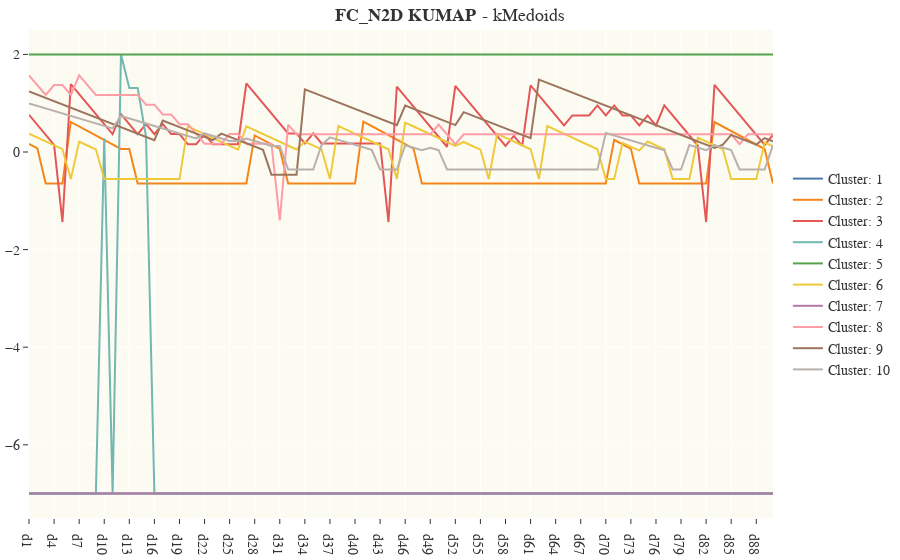

The notebook cell this image was saved under:
### Code cell
plot_centers(S2_centers, sol_location = S2_location, sol_name=S2_name, alg='KUMAP', k = 'k10')

### Figure 1 — Plotly figure (JSON) as saved in the notebook; plotly's stock layout.template omitted (floating-point values rounded to 4 significant figures)
{"data": [{"hovertemplate": "%{y:.1f}", "line": {"color": "#4C78A8", "width": 2}, "mode": "lines", "name": "Cluster: 1", "type": "scatter", "x": ["d1", "d2", "d3", "d4", "d5", "d6", "d7", "d8", "d9", "d10", "d11", "d12", "d13", "d14", "d15", "d16", "d17", "d18", "d19", "d20", "d21", "d22", "d23", "d24", "d25", "d26", "d27", "d28", "d29", "d30", "d31", "d32", "d33", "d34", "d35", "d36", "d37", "d38", "d39", "d40", "d41", "d42", "d43", "d44", "d45", "d46", "d47", "d48", "d49", "d50", "d51", "d52", "d53", "d54", "d55", "d56", "d57", "d58", "d59", "d60", "d61", "d62", "d63", "d64", "d65", "d66", "d67", "d68", "d69", "d70", "d71", "d72", "d73", "d74", "d75", "d76", "d77", "d78", "d79", "d80", "d81", "d82", "d83", "d84", "d85", "d86", "d87", "d88", "d89", "d90"], "y": [-7, -7, -7, -7, -7, -7, -7, -7, -7, -7, -7, -7, -7, -7, -7, -7, -7, -7, -7, -7, -7, -7, -7, -7, -7, -7, -7, -7, -7, -7, -7, -7, -7, -7, -7, -7, -7, -7, -7, -7, -7, -7, -7, -7, -7, -7, -7, -7, -7, -7, -7, -7, -7, -7, -7, -7, -7, -7, -7, -7, -7, -7, -7, -7, -7, -7, -7, -7, -7, -7, -7, -7, -7, -7, -7, -7, -7, -7, -7, -7, -7, -7, -7, -7, -7, -7, -7, -7, -7, -7]}, {"hovertemplate": "%{y:.1f}", "line": {"color": "#F58518", "width": 2}, "mode": "lines", "name": "Cluster: 2", "type": "scatter", "x": ["d1", "d2", "d3", "d4", "d5", "d6", "d7", "d8", "d9", "d10", "d11", "d12", "d13", "d14", "d15", "d16", "d17", "d18", "d19", "d20", "d21", "d22", "d23", "d24", "d25", "d26", "d27", "d28", "d29", "d30", "d31", "d32", "d33", "d34", "d35", "d36", "d37", "d38", "d39", "d40", "d41", "d42", "d43", "d44", "d45", "d46", "d47", "d48", "d49", "d50", "d51", "d52", "d53", "d54", "d55", "d56", "d57", "d58", "d59", "d60", "d61", "d62", "d63", "d64", "d65", "d66", "d67", "d68", "d69", "d70", "d71", "d72", "d73", "d74", "d75", "d76", "d77", "d78", "d79", "d80", "d81", "d82", "d83", "d84", "d85", "d86", "d87", "d88", "d89", "d90"], "y": [0.1668, 0.07457, -0.6456, -0.6456, -0.6456, 0.6154, 0.5232, 0.431, 0.3387, 0.2465, 0.1543, 0.06204, 0.06204, -0.6456, -0.6456, -0.6456, -0.6456, -0.6456, -0.6456, -0.6456, -0.6456, -0.6456, -0.6456, -0.6456, -0.6456, -0.6456, -0.6456, 0.3392, 0.247, 0.1548, 0.06253, -0.6456, -0.6456, -0.6456, -0.6456, -0.6456, -0.6456, -0.6456, -0.6456, -0.6456, 0.6227, 0.5305, 0.4382, 0.346, 0.2538, 0.1615, 0.06931, -0.6456, -0.6456, -0.6456, -0.6456, -0.6456, -0.6456, -0.6456, -0.6456, -0.6456, -0.6456, -0.6456, -0.6456, -0.6456, -0.6456, -0.6456, -0.6456, -0.6456, -0.6456, -0.6456, -0.6456, -0.6456, -0.6456, -0.6456, 0.2485, 0.1562, 0.06401, -0.6456, -0.6456, -0.6456, -0.6456, -0.6456, -0.6456, -0.6456, -0.6456, -0.6456, 0.6142, 0.522, 0.4297, 0.3375, 0.2453, 0.153, 0.06079, -0.6456]}, {"hovertemplate": "%{y:.1f}", "line": {"color": "#E45756", "width": 2}, "mode": "lines", "name": "Cluster: 3", "type": "scatter", "x": ["d1", "d2", "d3", "d4", "d5", "d6", "d7", "d8", "d9", "d10", "d11", "d12", "d13", "d14", "d15", "d16", "d17", "d18", "d19", "d20", "d21", "d22", "d23", "d24", "d25", "d26", "d27", "d28", "d29", "d30", "d31", "d32", "d33", "d34", "d35", "d36", "d37", "d38", "d39", "d40", "d41", "d42", "d43", "d44", "d45", "d46", "d47", "d48", "d49", "d50", "d51", "d52", "d53", "d54", "d55", "d56", "d57", "d58", "d59", "d60", "d61", "d62", "d63", "d64", "d65", "d66", "d67", "d68", "d69", "d70", "d71", "d72", "d73", "d74", "d75", "d76", "d77", "d78", "d79", "d80", "d81", "d82", "d83", "d84", "d85", "d86", "d87", "d88", "d89", "d90"], "y": [0.7623, 0.5572, 0.3521, 0.147, -1.436, 1.392, 1.187, 0.9817, 0.7766, 0.5715, 0.3665, 0.7766, 0.5715, 0.3665, 0.5715, 0.3665, 0.5715, 0.3665, 0.3665, 0.1614, 0.1614, 0.3665, 0.1614, 0.1614, 0.1614, 0.1614, 1.406, 1.201, 0.9962, 0.7911, 0.586, 0.3809, 0.3809, 0.1758, 0.3809, 0.1758, 0.1758, 0.1758, 0.1758, 0.1758, 0.1758, 0.1758, 0.1758, -1.436, 1.338, 1.133, 0.9277, 0.7226, 0.5176, 0.3125, 0.1074, 1.354, 1.149, 0.9443, 0.7392, 0.5341, 0.329, 0.1239, 0.329, 0.1239, 1.364, 1.159, 0.9536, 0.7485, 0.5434, 0.7485, 0.7485, 0.7485, 0.9536, 0.7485, 0.9536, 0.7485, 0.7485, 0.5434, 0.7485, 0.5434, 0.9536, 0.7485, 0.5434, 0.3384, 0.1333, -1.436, 1.376, 1.171, 0.966, 0.7609, 0.5559, 0.3508, 0.1457, 0.3508]}, {"hovertemplate": "%{y:.1f}", "line": {"color": "#72B7B2", "width": 2}, "mode": "lines", "name": "Cluster: 4", "type": "scatter", "x": ["d1", "d2", "d3", "d4", "d5", "d6", "d7", "d8", "d9", "d10", "d11", "d12", "d13", "d14", "d15", "d16", "d17", "d18", "d19", "d20", "d21", "d22", "d23", "d24", "d25", "d26", "d27", "d28", "d29", "d30", "d31", "d32", "d33", "d34", "d35", "d36", "d37", "d38", "d39", "d40", "d41", "d42", "d43", "d44", "d45", "d46", "d47", "d48", "d49", "d50", "d51", "d52", "d53", "d54", "d55", "d56", "d57", "d58", "d59", "d60", "d61", "d62", "d63", "d64", "d65", "d66", "d67", "d68", "d69", "d70", "d71", "d72", "d73", "d74", "d75", "d76", "d77", "d78", "d79", "d80", "d81", "d82", "d83", "d84", "d85", "d86", "d87", "d88", "d89", "d90"], "y": [-7, -7, -7, -7, -7, -7, -7, -7, -7, 0.2808, -7, 2, 1.313, 1.313, 0.3132, -7, -7, -7, -7, -7, -7, -7, -7, -7, -7, -7, -7, -7, -7, -7, -7, -7, -7, -7, -7, -7, -7, -7, -7, -7, -7, -7, -7, -7, -7, -7, -7, -7, -7, -7, -7, -7, -7, -7, -7, -7, -7, -7, -7, -7, -7, -7, -7, -7, -7, -7, -7, -7, -7, -7, -7, -7, -7, -7, -7, -7, -7, -7, -7, -7, -7, -7, -7, -7, -7, -7, -7, -7, -7, -7]}, {"hovertemplate": "%{y:.1f}", "line": {"color": "#54A24B", "width": 2}, "mode": "lines", "name": "Cluster: 5", "type": "scatter", "x": ["d1", "d2", "d3", "d4", "d5", "d6", "d7", "d8", "d9", "d10", "d11", "d12", "d13", "d14", "d15", "d16", "d17", "d18", "d19", "d20", "d21", "d22", "d23", "d24", "d25", "d26", "d27", "d28", "d29", "d30", "d31", "d32", "d33", "d34", "d35", "d36", "d37", "d38", "d39", "d40", "d41", "d42", "d43", "d44", "d45", "d46", "d47", "d48", "d49", "d50", "d51", "d52", "d53", "d54", "d55", "d56", "d57", "d58", "d59", "d60", "d61", "d62", "d63", "d64", "d65", "d66", "d67", "d68", "d69", "d70", "d71", "d72", "d73", "d74", "d75", "d76", "d77", "d78", "d79", "d80", "d81", "d82", "d83", "d84", "d85", "d86", "d87", "d88", "d89", "d90"], "y": [2, 2, 2, 2, 2, 2, 2, 2, 2, 2, 2, 2, 2, 2, 2, 2, 2, 2, 2, 2, 2, 2, 2, 2, 2, 2, 2, 2, 2, 2, 2, 2, 2, 2, 2, 2, 2, 2, 2, 2, 2, 2, 2, 2, 2, 2, 2, 2, 2, 2, 2, 2, 2, 2, 2, 2, 2, 2, 2, 2, 2, 2, 2, 2, 2, 2, 2, 2, 2, 2, 2, 2, 2, 2, 2, 2, 2, 2, 2, 2, 2, 2, 2, 2, 2, 2, 2, 2, 2, 2]}, {"hovertemplate": "%{y:.1f}", "line": {"color": "#EECA3B", "width": 2}, "mode": "lines", "name": "Cluster: 6", "type": "scatter", "x": ["d1", "d2", "d3", "d4", "d5", "d6", "d7", "d8", "d9", "d10", "d11", "d12", "d13", "d14", "d15", "d16", "d17", "d18", "d19", "d20", "d21", "d22", "d23", "d24", "d25", "d26", "d27", "d28", "d29", "d30", "d31", "d32", "d33", "d34", "d35", "d36", "d37", "d38", "d39", "d40", "d41", "d42", "d43", "d44", "d45", "d46", "d47", "d48", "d49", "d50", "d51", "d52", "d53", "d54", "d55", "d56", "d57", "d58", "d59", "d60", "d61", "d62", "d63", "d64", "d65", "d66", "d67", "d68", "d69", "d70", "d71", "d72", "d73", "d74", "d75", "d76", "d77", "d78", "d79", "d80", "d81", "d82", "d83", "d84", "d85", "d86", "d87", "d88", "d89", "d90"], "y": [0.3754, 0.2961, 0.2167, 0.1374, 0.05804, -0.5554, 0.2124, 0.1331, 0.05373, -0.5554, -0.5554, -0.5554, -0.5554, -0.5554, -0.5554, -0.5554, -0.5554, -0.5554, -0.5554, 0.5235, 0.4442, 0.3649, 0.2855, 0.2062, 0.1268, 0.04746, 0.5273, 0.4479, 0.3686, 0.2892, 0.2099, 0.1305, 0.05117, 0.2127, 0.1333, 0.05399, -0.5554, 0.5324, 0.4531, 0.3737, 0.2944, 0.2151, 0.1357, 0.05636, -0.5554, 0.6024, 0.523, 0.4437, 0.3643, 0.285, 0.2056, 0.1263, 0.2056, 0.1263, 0.04693, -0.5554, 0.3728, 0.2935, 0.2141, 0.1348, 0.05541, -0.5554, 0.5327, 0.4533, 0.374, 0.2946, 0.2153, 0.1359, 0.0566, -0.5554, -0.5554, 0.1882, 0.1089, 0.02954, 0.2145, 0.1352, 0.05585, -0.5554, -0.5554, -0.5554, 0.2939, 0.2146, 0.1394, 0.05588, -0.5554, -0.5554, -0.5554, -0.5554, 0.1966, 0.1173]}, {"hovertemplate": "%{y:.1f}", "line": {"color": "#B279A2", "width": 2}, "mode": "lines", "name": "Cluster: 7", "type": "scatter", "x": ["d1", "d2", "d3", "d4", "d5", "d6", "d7", "d8", "d9", "d10", "d11", "d12", "d13", "d14", "d15", "d16", "d17", "d18", "d19", "d20", "d21", "d22", "d23", "d24", "d25", "d26", "d27", "d28", "d29", "d30", "d31", "d32", "d33", "d34", "d35", "d36", "d37", "d38", "d39", "d40", "d41", "d42", "d43", "d44", "d45", "d46", "d47", "d48", "d49", "d50", "d51", "d52", "d53", "d54", "d55", "d56", "d57", "d58", "d59", "d60", "d61", "d62", "d63", "d64", "d65", "d66", "d67", "d68", "d69", "d70", "d71", "d72", "d73", "d74", "d75", "d76", "d77", "d78", "d79", "d80", "d81", "d82", "d83", "d84", "d85", "d86", "d87", "d88", "d89", "d90"], "y": [-7, -7, -7, -7, -7, -7, -7, -7, -7, -7, -7, -7, -7, -7, -7, -7, -7, -7, -7, -7, -7, -7, -7, -7, -7, -7, -7, -7, -7, -7, -7, -7, -7, -7, -7, -7, -7, -7, -7, -7, -7, -7, -7, -7, -7, -7, -7, -7, -7, -7, -7, -7, -7, -7, -7, -7, -7, -7, -7, -7, -7, -7, -7, -7, -7, -7, -7, -7, -7, -7, -7, -7, -7, -7, -7, -7, -7, -7, -7, -7, -7, -7, -7, -7, -7, -7, -7, -7, -7, -7]}, {"hovertemplate": "%{y:.1f}", "line": {"color": "#FF9DA6", "width": 2}, "mode": "lines", "name": "Cluster: 8", "type": "scatter", "x": ["d1", "d2", "d3", "d4", "d5", "d6", "d7", "d8", "d9", "d10", "d11", "d12", "d13", "d14", "d15", "d16", "d17", "d18", "d19", "d20", "d21", "d22", "d23", "d24", "d25", "d26", "d27", "d28", "d29", "d30", "d31", "d32", "d33", "d34", "d35", "d36", "d37", "d38", "d39", "d40", "d41", "d42", "d43", "d44", "d45", "d46", "d47", "d48", "d49", "d50", "d51", "d52", "d53", "d54", "d55", "d56", "d57", "d58", "d59", "d60", "d61", "d62", "d63", "d64", "d65", "d66", "d67", "d68", "d69", "d70", "d71", "d72", "d73", "d74", "d75", "d76", "d77", "d78", "d79", "d80", "d81", "d82", "d83", "d84", "d85", "d86", "d87", "d88", "d89", "d90"], "y": [1.571, 1.371, 1.171, 1.371, 1.371, 1.171, 1.571, 1.371, 1.171, 1.171, 1.171, 1.171, 1.171, 1.171, 0.9706, 0.9706, 0.7706, 0.7706, 0.5706, 0.5706, 0.3706, 0.1706, 0.1706, 0.1706, 0.3706, 0.3706, 0.1706, 0.1706, 0.1706, 0.1706, -1.4, 0.5618, 0.3618, 0.3618, 0.3618, 0.3618, 0.3618, 0.3618, 0.3618, 0.3618, 0.3618, 0.3618, 0.3618, 0.3618, 0.3618, 0.3618, 0.3618, 0.3618, 0.3618, 0.5618, 0.3618, 0.1618, 0.3618, 0.3618, 0.3618, 0.3618, 0.3618, 0.3618, 0.3618, 0.3618, 0.3618, 0.3618, 0.3618, 0.3618, 0.3618, 0.3618, 0.3618, 0.3618, 0.3618, 0.3618, 0.3618, 0.3618, 0.3618, 0.3618, 0.3618, 0.3618, 0.3618, 0.3618, 0.3618, 0.3618, 0.3618, 0.3618, 0.3618, 0.3618, 0.3618, 0.1618, 0.3618, 0.3618, 0.3618, 0.3618]}, {"hovertemplate": "%{y:.1f}", "line": {"color": "#9D755D", "width": 2}, "mode": "lines", "name": "Cluster: 9", "type": "scatter", "x": ["d1", "d2", "d3", "d4", "d5", "d6", "d7", "d8", "d9", "d10", "d11", "d12", "d13", "d14", "d15", "d16", "d17", "d18", "d19", "d20", "d21", "d22", "d23", "d24", "d25", "d26", "d27", "d28", "d29", "d30", "d31", "d32", "d33", "d34", "d35", "d36", "d37", "d38", "d39", "d40", "d41", "d42", "d43", "d44", "d45", "d46", "d47", "d48", "d49", "d50", "d51", "d52", "d53", "d54", "d55", "d56", "d57", "d58", "d59", "d60", "d61", "d62", "d63", "d64", "d65", "d66", "d67", "d68", "d69", "d70", "d71", "d72", "d73", "d74", "d75", "d76", "d77", "d78", "d79", "d80", "d81", "d82", "d83", "d84", "d85", "d86", "d87", "d88", "d89", "d90"], "y": [1.241, 1.174, 1.108, 1.041, 0.9749, 0.9084, 0.8419, 0.7754, 0.7089, 0.6424, 0.5759, 0.5094, 0.4429, 0.3764, 0.3099, 0.2434, 0.6424, 0.5759, 0.5094, 0.4429, 0.3764, 0.3099, 0.2434, 0.3764, 0.3099, 0.2434, 0.1769, 0.1104, 0.04391, -0.4655, -0.4655, -0.4655, -0.4655, 1.283, 1.216, 1.15, 1.083, 1.017, 0.9503, 0.8838, 0.8173, 0.7508, 0.6843, 0.6178, 0.5513, 0.9503, 0.8838, 0.8173, 0.7508, 0.6843, 0.6178, 0.5513, 0.8173, 0.7508, 0.6843, 0.6178, 0.5513, 0.4848, 0.4183, 0.3518, 0.2853, 1.482, 1.416, 1.349, 1.283, 1.216, 1.15, 1.083, 1.017, 0.9503, 0.8838, 0.8173, 0.7508, 0.6843, 0.6178, 0.5513, 0.4848, 0.4183, 0.3518, 0.2853, 0.2188, 0.1523, 0.08581, 0.1523, 0.3518, 0.2853, 0.2188, 0.1523, 0.2853, 0.2188]}, {"hovertemplate": "%{y:.1f}", "line": {"color": "#BAB0AC", "width": 2}, "mode": "lines", "name": "Cluster: 10", "type": "scatter", "x": ["d1", "d2", "d3", "d4", "d5", "d6", "d7", "d8", "d9", "d10", "d11", "d12", "d13", "d14", "d15", "d16", "d17", "d18", "d19", "d20", "d21", "d22", "d23", "d24", "d25", "d26", "d27", "d28", "d29", "d30", "d31", "d32", "d33", "d34", "d35", "d36", "d37", "d38", "d39", "d40", "d41", "d42", "d43", "d44", "d45", "d46", "d47", "d48", "d49", "d50", "d51", "d52", "d53", "d54", "d55", "d56", "d57", "d58", "d59", "d60", "d61", "d62", "d63", "d64", "d65", "d66", "d67", "d68", "d69", "d70", "d71", "d72", "d73", "d74", "d75", "d76", "d77", "d78", "d79", "d80", "d81", "d82", "d83", "d84", "d85", "d86", "d87", "d88", "d89", "d90"], "y": [0.9949, 0.9437, 0.8925, 0.8413, 0.7901, 0.7389, 0.6877, 0.6366, 0.5854, 0.5342, 0.483, 0.7389, 0.6877, 0.6366, 0.5854, 0.5342, 0.483, 0.4318, 0.3806, 0.3294, 0.2782, 0.3806, 0.3294, 0.2782, 0.227, 0.227, 0.2782, 0.227, 0.1759, 0.1247, 0.1247, -0.3583, -0.3583, -0.3583, -0.3583, 0.1456, 0.2992, 0.248, 0.1968, 0.1456, 0.09443, 0.04324, -0.3583, -0.3583, -0.3583, 0.1381, 0.08688, 0.03571, 0.0869, 0.03695, -0.3583, -0.3583, -0.3583, -0.3583, -0.3583, -0.3583, -0.3583, -0.3583, -0.3583, -0.3583, -0.3583, -0.3583, -0.3583, -0.3583, -0.3583, -0.3583, -0.3583, -0.3583, -0.3583, 0.3904, 0.3392, 0.2881, 0.2369, 0.1857, 0.1345, 0.08604, 0.03485, -0.3583, -0.3583, 0.1413, 0.09016, 0.03738, 0.1401, 0.08888, 0.03768, -0.3583, -0.3583, -0.3583, -0.3583, 0.141]}, {"hovertemplate": "%{y:.1f}", "line": {"color": "#4C78A8", "width": 2}, "mode": "lines", "name": "Cluster: 11", "type": "scatter", "x": ["d1", "d2", "d3", "d4", "d5", "d6", "d7", "d8", "d9", "d10", "d11", "d12", "d13", "d14", "d15", "d16", "d17", "d18", "d19", "d20", "d21", "d22", "d23", "d24", "d25", "d26", "d27", "d28", "d29", "d30", "d31", "d32", "d33", "d34", "d35", "d36", "d37", "d38", "d39", "d40", "d41", "d42", "d43", "d44", "d45", "d46", "d47", "d48", "d49", "d50", "d51", "d52", "d53", "d54", "d55", "d56", "d57", "d58", "d59", "d60", "d61", "d62", "d63", "d64", "d65", "d66", "d67", "d68", "d69", "d70", "d71", "d72", "d73", "d74", "d75", "d76", "d77", "d78", "d79", "d80", "d81", "d82", "d83", "d84", "d85", "d86", "d87", "d88", "d89", "d90"], "y": []}, {"hovertemplate": "%{y:.1f}", "line": {"color": "#F58518", "width": 2}, "mode": "lines", "name": "Cluster: 12", "type": "scatter", "x": ["d1", "d2", "d3", "d4", "d5", "d6", "d7", "d8", "d9", "d10", "d11", "d12", "d13", "d14", "d15", "d16", "d17", "d18", "d19", "d20", "d21", "d22", "d23", "d24", "d25", "d26", "d27", "d28", "d29", "d30", "d31", "d32", "d33", "d34", "d35", "d36", "d37", "d38", "d39", "d40", "d41", "d42", "d43", "d44", "d45", "d46", "d47", "d48", "d49", "d50", "d51", "d52", "d53", "d54", "d55", "d56", "d57", "d58", "d59", "d60", "d61", "d62", "d63", "d64", "d65", "d66", "d67", "d68", "d69", "d70", "d71", "d72", "d73", "d74", "d75", "d76", "d77", "d78", "d79", "d80", "d81", "d82", "d83", "d84", "d85", "d86", "d87", "d88", "d89", "d90"], "y": []}, {"hovertemplate": "%{y:.1f}", "line": {"color": "#E45756", "width": 2}, "mode": "lines", "name": "Cluster: 13", "type": "scatter", "x": ["d1", "d2", "d3", "d4", "d5", "d6", "d7", "d8", "d9", "d10", "d11", "d12", "d13", "d14", "d15", "d16", "d17", "d18", "d19", "d20", "d21", "d22", "d23", "d24", "d25", "d26", "d27", "d28", "d29", "d30", "d31", "d32", "d33", "d34", "d35", "d36", "d37", "d38", "d39", "d40", "d41", "d42", "d43", "d44", "d45", "d46", "d47", "d48", "d49", "d50", "d51", "d52", "d53", "d54", "d55", "d56", "d57", "d58", "d59", "d60", "d61", "d62", "d63", "d64", "d65", "d66", "d67", "d68", "d69", "d70", "d71", "d72", "d73", "d74", "d75", "d76", "d77", "d78", "d79", "d80", "d81", "d82", "d83", "d84", "d85", "d86", "d87", "d88", "d89", "d90"], "y": []}, {"hovertemplate": "%{y:.1f}", "line": {"color": "#72B7B2", "width": 2}, "mode": "lines", "name": "Cluster: 14", "type": "scatter", "x": ["d1", "d2", "d3", "d4", "d5", "d6", "d7", "d8", "d9", "d10", "d11", "d12", "d13", "d14", "d15", "d16", "d17", "d18", "d19", "d20", "d21", "d22", "d23", "d24", "d25", "d26", "d27", "d28", "d29", "d30", "d31", "d32", "d33", "d34", "d35", "d36", "d37", "d38", "d39", "d40", "d41", "d42", "d43", "d44", "d45", "d46", "d47", "d48", "d49", "d50", "d51", "d52", "d53", "d54", "d55", "d56", "d57", "d58", "d59", "d60", "d61", "d62", "d63", "d64", "d65", "d66", "d67", "d68", "d69", "d70", "d71", "d72", "d73", "d74", "d75", "d76", "d77", "d78", "d79", "d80", "d81", "d82", "d83", "d84", "d85", "d86", "d87", "d88", "d89", "d90"], "y": []}, {"hovertemplate": "%{y:.1f}", "line": {"color": "#54A24B", "width": 2}, "mode": "lines", "name": "Cluster: 15", "type": "scatter", "x": ["d1", "d2", "d3", "d4", "d5", "d6", "d7", "d8", "d9", "d10", "d11", "d12", "d13", "d14", "d15", "d16", "d17", "d18", "d19", "d20", "d21", "d22", "d23", "d24", "d25", "d26", "d27", "d28", "d29", "d30", "d31", "d32", "d33", "d34", "d35", "d36", "d37", "d38", "d39", "d40", "d41", "d42", "d43", "d44", "d45", "d46", "d47", "d48", "d49", "d50", "d51", "d52", "d53", "d54", "d55", "d56", "d57", "d58", "d59", "d60", "d61", "d62", "d63", "d64", "d65", "d66", "d67", "d68", "d69", "d70", "d71", "d72", "d73", "d74", "d75", "d76", "d77", "d78", "d79", "d80", "d81", "d82", "d83", "d84", "d85", "d86", "d87", "d88", "d89", "d90"], "y": []}, {"hovertemplate": "%{y:.1f}", "line": {"color": "#EECA3B", "width": 2}, "mode": "lines", "name": "Cluster: 16", "type": "scatter", "x": ["d1", "d2", "d3", "d4", "d5", "d6", "d7", "d8", "d9", "d10", "d11", "d12", "d13", "d14", "d15", "d16", "d17", "d18", "d19", "d20", "d21", "d22", "d23", "d24", "d25", "d26", "d27", "d28", "d29", "d30", "d31", "d32", "d33", "d34", "d35", "d36", "d37", "d38", "d39", "d40", "d41", "d42", "d43", "d44", "d45", "d46", "d47", "d48", "d49", "d50", "d51", "d52", "d53", "d54", "d55", "d56", "d57", "d58", "d59", "d60", "d61", "d62", "d63", "d64", "d65", "d66", "d67", "d68", "d69", "d70", "d71", "d72", "d73", "d74", "d75", "d76", "d77", "d78", "d79", "d80", "d81", "d82", "d83", "d84", "d85", "d86", "d87", "d88", "d89", "d90"], "y": []}, {"hovertemplate": "%{y:.1f}", "line": {"color": "#B279A2", "width": 2}, "mode": "lines", "name": "Cluster: 17", "type": "scatter", "x": ["d1", "d2", "d3", "d4", "d5", "d6", "d7", "d8", "d9", "d10", "d11", "d12", "d13", "d14", "d15", "d16", "d17", "d18", "d19", "d20", "d21", "d22", "d23", "d24", "d25", "d26", "d27", "d28", "d29", "d30", "d31", "d32", "d33", "d34", "d35", "d36", "d37", "d38", "d39", "d40", "d41", "d42", "d43", "d44", "d45", "d46", "d47", "d48", "d49", "d50", "d51", "d52", "d53", "d54", "d55", "d56", "d57", "d58", "d59", "d60", "d61", "d62", "d63", "d64", "d65", "d66", "d67", "d68", "d69", "d70", "d71", "d72", "d73", "d74", "d75", "d76", "d77", "d78", "d79", "d80", "d81", "d82", "d83", "d84", "d85", "d86", "d87", "d88", "d89", "d90"], "y": []}, {"hovertemplate": "%{y:.1f}", "line": {"color": "#FF9DA6", "width": 2}, "mode": "lines", "name": "Cluster: 18", "type": "scatter", "x": ["d1", "d2", "d3", "d4", "d5", "d6", "d7", "d8", "d9", "d10", "d11", "d12", "d13", "d14", "d15", "d16", "d17", "d18", "d19", "d20", "d21", "d22", "d23", "d24", "d25", "d26", "d27", "d28", "d29", "d30", "d31", "d32", "d33", "d34", "d35", "d36", "d37", "d38", "d39", "d40", "d41", "d42", "d43", "d44", "d45", "d46", "d47", "d48", "d49", "d50", "d51", "d52", "d53", "d54", "d55", "d56", "d57", "d58", "d59", "d60", "d61", "d62", "d63", "d64", "d65", "d66", "d67", "d68", "d69", "d70", "d71", "d72", "d73", "d74", "d75", "d76", "d77", "d78", "d79", "d80", "d81", "d82", "d83", "d84", "d85", "d86", "d87", "d88", "d89", "d90"], "y": []}, {"hovertemplate": "%{y:.1f}", "line": {"color": "#9D755D", "width": 2}, "mode": "lines", "name": "Cluster: 19", "type": "scatter", "x": ["d1", "d2", "d3", "d4", "d5", "d6", "d7", "d8", "d9", "d10", "d11", "d12", "d13", "d14", "d15", "d16", "d17", "d18", "d19", "d20", "d21", "d22", "d23", "d24", "d25", "d26", "d27", "d28", "d29", "d30", "d31", "d32", "d33", "d34", "d35", "d36", "d37", "d38", "d39", "d40", "d41", "d42", "d43", "d44", "d45", "d46", "d47", "d48", "d49", "d50", "d51", "d52", "d53", "d54", "d55", "d56", "d57", "d58", "d59", "d60", "d61", "d62", "d63", "d64", "d65", "d66", "d67", "d68", "d69", "d70", "d71", "d72", "d73", "d74", "d75", "d76", "d77", "d78", "d79", "d80", "d81", "d82", "d83", "d84", "d85", "d86", "d87", "d88", "d89", "d90"], "y": []}, {"hovertemplate": "%{y:.1f}", "line": {"color": "#BAB0AC", "width": 2}, "mode": "lines", "name": "Cluster: 20", "type": "scatter", "x": ["d1", "d2", "d3", "d4", "d5", "d6", "d7", "d8", "d9", "d10", "d11", "d12", "d13", "d14", "d15", "d16", "d17", "d18", "d19", "d20", "d21", "d22", "d23", "d24", "d25", "d26", "d27", "d28", "d29", "d30", "d31", "d32", "d33", "d34", "d35", "d36", "d37", "d38", "d39", "d40", "d41", "d42", "d43", "d44", "d45", "d46", "d47", "d48", "d49", "d50", "d51", "d52", "d53", "d54", "d55", "d56", "d57", "d58", "d59", "d60", "d61", "d62", "d63", "d64", "d65", "d66", "d67", "d68", "d69", "d70", "d71", "d72", "d73", "d74", "d75", "d76", "d77", "d78", "d79", "d80", "d81", "d82", "d83", "d84", "d85", "d86", "d87", "d88", "d89", "d90"], "y": []}, {"hovertemplate": "%{y:.1f}", "line": {"color": "#4C78A8", "width": 2}, "mode": "lines", "name": "Cluster: 21", "type": "scatter", "x": ["d1", "d2", "d3", "d4", "d5", "d6", "d7", "d8", "d9", "d10", "d11", "d12", "d13", "d14", "d15", "d16", "d17", "d18", "d19", "d20", "d21", "d22", "d23", "d24", "d25", "d26", "d27", "d28", "d29", "d30", "d31", "d32", "d33", "d34", "d35", "d36", "d37", "d38", "d39", "d40", "d41", "d42", "d43", "d44", "d45", "d46", "d47", "d48", "d49", "d50", "d51", "d52", "d53", "d54", "d55", "d56", "d57", "d58", "d59", "d60", "d61", "d62", "d63", "d64", "d65", "d66", "d67", "d68", "d69", "d70", "d71", "d72", "d73", "d74", "d75", "d76", "d77", "d78", "d79", "d80", "d81", "d82", "d83", "d84", "d85", "d86", "d87", "d88", "d89", "d90"], "y": []}, {"hovertemplate": "%{y:.1f}", "line": {"color": "#F58518", "width": 2}, "mode": "lines", "name": "Cluster: 22", "type": "scatter", "x": ["d1", "d2", "d3", "d4", "d5", "d6", "d7", "d8", "d9", "d10", "d11", "d12", "d13", "d14", "d15", "d16", "d17", "d18", "d19", "d20", "d21", "d22", "d23", "d24", "d25", "d26", "d27", "d28", "d29", "d30", "d31", "d32", "d33", "d34", "d35", "d36", "d37", "d38", "d39", "d40", "d41", "d42", "d43", "d44", "d45", "d46", "d47", "d48", "d49", "d50", "d51", "d52", "d53", "d54", "d55", "d56", "d57", "d58", "d59", "d60", "d61", "d62", "d63", "d64", "d65", "d66", "d67", "d68", "d69", "d70", "d71", "d72", "d73", "d74", "d75", "d76", "d77", "d78", "d79", "d80", "d81", "d82", "d83", "d84", "d85", "d86", "d87", "d88", "d89", "d90"], "y": []}, {"hovertemplate": "%{y:.1f}", "line": {"color": "#E45756", "width": 2}, "mode": "lines", "name": "Cluster: 23", "type": "scatter", "x": ["d1", "d2", "d3", "d4", "d5", "d6", "d7", "d8", "d9", "d10", "d11", "d12", "d13", "d14", "d15", "d16", "d17", "d18", "d19", "d20", "d21", "d22", "d23", "d24", "d25", "d26", "d27", "d28", "d29", "d30", "d31", "d32", "d33", "d34", "d35", "d36", "d37", "d38", "d39", "d40", "d41", "d42", "d43", "d44", "d45", "d46", "d47", "d48", "d49", "d50", "d51", "d52", "d53", "d54", "d55", "d56", "d57", "d58", "d59", "d60", "d61", "d62", "d63", "d64", "d65", "d66", "d67", "d68", "d69", "d70", "d71", "d72", "d73", "d74", "d75", "d76", "d77", "d78", "d79", "d80", "d81", "d82", "d83", "d84", "d85", "d86", "d87", "d88", "d89", "d90"], "y": []}, {"hovertemplate": "%{y:.1f}", "line": {"color": "#72B7B2", "width": 2}, "mode": "lines", "name": "Cluster: 24", "type": "scatter", "x": ["d1", "d2", "d3", "d4", "d5", "d6", "d7", "d8", "d9", "d10", "d11", "d12", "d13", "d14", "d15", "d16", "d17", "d18", "d19", "d20", "d21", "d22", "d23", "d24", "d25", "d26", "d27", "d28", "d29", "d30", "d31", "d32", "d33", "d34", "d35", "d36", "d37", "d38", "d39", "d40", "d41", "d42", "d43", "d44", "d45", "d46", "d47", "d48", "d49", "d50", "d51", "d52", "d53", "d54", "d55", "d56", "d57", "d58", "d59", "d60", "d61", "d62", "d63", "d64", "d65", "d66", "d67", "d68", "d69", "d70", "d71", "d72", "d73", "d74", "d75", "d76", "d77", "d78", "d79", "d80", "d81", "d82", "d83", "d84", "d85", "d86", "d87", "d88", "d89", "d90"], "y": []}, {"hovertemplate": "%{y:.1f}", "line": {"color": "#54A24B", "width": 2}, "mode": "lines", "name": "Cluster: 25", "type": "scatter", "x": ["d1", "d2", "d3", "d4", "d5", "d6", "d7", "d8", "d9", "d10", "d11", "d12", "d13", "d14", "d15", "d16", "d17", "d18", "d19", "d20", "d21", "d22", "d23", "d24", "d25", "d26", "d27", "d28", "d29", "d30", "d31", "d32", "d33", "d34", "d35", "d36", "d37", "d38", "d39", "d40", "d41", "d42", "d43", "d44", "d45", "d46", "d47", "d48", "d49", "d50", "d51", "d52", "d53", "d54", "d55", "d56", "d57", "d58", "d59", "d60", "d61", "d62", "d63", "d64", "d65", "d66", "d67", "d68", "d69", "d70", "d71", "d72", "d73", "d74", "d75", "d76", "d77", "d78", "d79", "d80", "d81", "d82", "d83", "d84", "d85", "d86", "d87", "d88", "d89", "d90"], "y": []}], "layout": {"autosize": true, "font": {"family": "Times New Roman", "size": 14}, "hovermode": "x", "legend": {"x": 1.02, "xanchor": "left", "y": 0.5, "yanchor": "middle"}, "margin": {"b": 20, "l": 5, "r": 20, "t": 30}, "paper_bgcolor": "white", "plot_bgcolor": "rgba(252, 251, 242, 1)", "showlegend": true, "title": {"font": {"family": "Garamond", "size": 18}, "text": "<b>FC_N2D KUMAP</b> - kMedoids", "xanchor": "center", "yanchor": "middle"}, "xaxis": {"autorange": true, "range": [0, 89], "type": "category"}, "yaxis": {"autorange": true, "range": [-7.5, 2.5], "type": "linear"}}}
